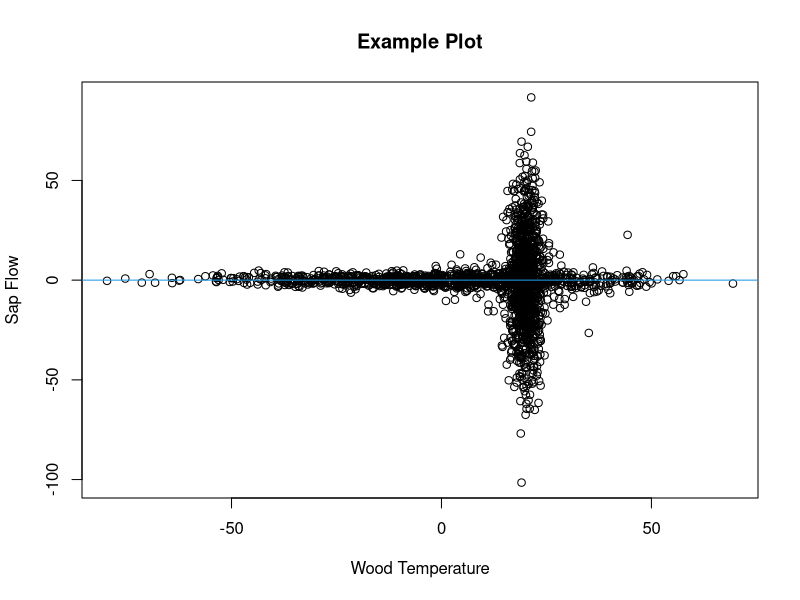

The R script that drew this image: (Note: this script raises an error after producing the figure.)

# Finding Critical Points

# David Moore
# University of New Hampshire Ecohydrology Lab
# May 2023
# davidblakneymoore@gmail.com


# The Explanation

# There are situations where data points, when plotted, cluster around the
# horizontal axis except when they're near a particular value along that axis.
# A picture will help describe this situation.

Predictor_Variable <- c(rnorm(1000, 0, 25), rnorm(1000, 20, 2), rnorm(100, 20, 10))
Response_Variable <- c(rnorm(1000, 0, 2), rnorm(1000, 0, 25), rnorm(100, 0, 10))
Data_Frame <- data.frame(Predictor_Variable = Predictor_Variable, Response_Variable = Response_Variable)
plot(Response_Variable ~ Predictor_Variable, Data_Frame, main = 'Example Plot', xlab = 'Wood Temperature', ylab = 'Sap Flow')
abline(h = 0, col = 4)

# I included this figure in this repository - you can see it if you click on
# 'Example Plot 1'.

# This made-up data mimics what I've seen in my studies on winter-dormant-
# season sap flow, where wood temperature is the predictor variable and sap
# flow is the response variable. At extreme wood temperature values, there is
# essentially no sap flow, but when wood temperature values approach a
# particular value (which is often species-specific), sap flows either upward
# or downward in deciduous hardwoods.

# In these scenarios, the value of the predictor variable at which the response
# variable is most variable is unknown. This value, which I'll call the
# 'critical value', must be identified and likely has physiological
# significance for the tree. Here, I propose a method to estimate these
# critical values.

# To estimate a critical value, I propose to split the plane of the plot up
# into four quadrants. The quadrants will come together at a point on the
# horizontal axis somewhere between the minimum and maximum values of the
# predictor variable.  These quadrants will be delineated by two lines that
# cross on the horizontal axis and that have slopes of equal magnitude but of
# different signs (in other words, the lines that delineate the quadrants are
# reflections of each other about the vertical line that passes through the
# point where the lines delineating the quadrant cross). Again, a figure will
# help to illustrate this concept.

Horizontal_Axis_Intercept_Interval <- 0.1
Slope_Interval <- 0.01
Angles <- seq((0 + Slope_Interval), ((pi / 2) - Slope_Interval), Slope_Interval)
Horizontal_Axis_Intercepts <- seq(min(Data_Frame$Predictor_Variable), max(Data_Frame$Predictor_Variable), by = Horizontal_Axis_Intercept_Interval)
i <- sample(seq_len(length((Horizontal_Axis_Intercepts))), 1)
j <- sample(seq_len(length(Angles)), 1)
Bottommost_Points <- ifelse(Data_Frame$Response_Variable < (tan(Angles[j]) * Data_Frame$Predictor_Variable + (-Horizontal_Axis_Intercepts[i] * tan(Angles[j]))) & Data_Frame$Response_Variable < -(tan(Angles[j]) * Data_Frame$Predictor_Variable + (-Horizontal_Axis_Intercepts[i] * tan(Angles[j]))), T, F)
Leftmost_Regions <- ifelse(Data_Frame$Response_Variable > (tan(Angles[j]) * Data_Frame$Predictor_Variable + (-Horizontal_Axis_Intercepts[i] * tan(Angles[j]))) & Data_Frame$Response_Variable < -(tan(Angles[j]) * Data_Frame$Predictor_Variable + (-Horizontal_Axis_Intercepts[i] * tan(Angles[j]))), T, F)
Topmost_Points <- ifelse(Data_Frame$Response_Variable > (tan(Angles[j]) * Data_Frame$Predictor_Variable + (-Horizontal_Axis_Intercepts[i] * tan(Angles[j]))) & Data_Frame$Response_Variable > -(tan(Angles[j]) * Data_Frame$Predictor_Variable + (-Horizontal_Axis_Intercepts[i] * tan(Angles[j]))), T, F)
Rightmost_Points <- ifelse(Data_Frame$Response_Variable < (tan(Angles[j]) * Data_Frame$Predictor_Variable + (-Horizontal_Axis_Intercepts[i] * tan(Angles[j]))) & Data_Frame$Response_Variable > -(tan(Angles[j]) * Data_Frame$Predictor_Variable + (-Horizontal_Axis_Intercepts[i] * tan(Angles[j]))), T, F)
Bottommost_Points <- Data_Frame[Bottommost_Points, ]
Leftmost_Regions <- Data_Frame[Leftmost_Regions, ]
Topmost_Points <- Data_Frame[Topmost_Points, ]
Rightmost_Points <- Data_Frame[Rightmost_Points, ]
plot(Response_Variable ~ Predictor_Variable, Data_Frame, main = 'Example Plot', xlab = 'Wood Temperature', ylab = 'Sap Flow')
points(Bottommost_Points$Predictor_Variable, Bottommost_Points$Response_Variable, col = 2)
points(Leftmost_Regions$Predictor_Variable, Leftmost_Regions$Response_Variable, col = 3)
points(Topmost_Points$Predictor_Variable, Topmost_Points$Response_Variable, col = 4)
points(Rightmost_Points$Predictor_Variable, Rightmost_Points$Response_Variable, col = 5)
abline(a = (-Horizontal_Axis_Intercepts[i] * tan(Angles[j])), b = (tan(Angles[j])))
abline(a = -(-Horizontal_Axis_Intercepts[i] * tan(Angles[j])), b = -(tan(Angles[j])))
abline(h = 0)

# To find the critical value, two processes will happen. First, the lines
# delineating the quadrants will start at the leftmost data point and
# incrementally move rightward along the horizontal axis. Second, at each of
# the horizontal axis intercepts where these two lines meet, the angles of
# these lines will vary incrementally from 0 to pi / 2. For each combination of
# horizontal axis intercept and angle, a least-squares value will be
# calculated. This least-squares value will be the sum of the squared residuals
# from the topmost and bottommost quadrants (these residuals are the difference
# between the data points in these two quadrants and the vertical line that
# passes through the point where the lines delineating the quadrants cross)
# taken together and from the leftmost and rightmost quadrants (these residuals
# are the difference between the data points in these two quadrants and the
# horizontal axis) taken together. The critical point will be the value of the
# predictor variable that generates the minimum least-squares value.

# This function takes five arguments. The first two are required.

# The 'Predictor_Variable' argument specifies which variable will be treated as
# the variable on the horizontal axis. If the 'Data_Frame' argument is used to
# specify a data frame containing the predictor variable column, the
# 'Predictor_Variable' argument should not be written as a character string (it
# should not be surrounded by quotation marks). If the 'Data_Frame' argument is
# not used, the 'Predictor_Variable' argument should  be written as a character
# string, surrounded by quotation marks. This argument must be numeric and of
# the same length as the 'Response_Variable' argument.

# The 'Response_Variable' argument specifies which variable will be treated as
# the variable on the vertical axis. If the 'Data_Frame' argument is used to
# specify a data frame containing the response variable column, the
# 'Response_Variable' argument should not be written as a character string (it
# should not be surrounded by quotation marks). If the 'Data_Frame' argument is
# not used, the 'Response_Variable' argument should  be written as a character
# string, surrounded by quotation marks. This argument must be numeric and of
# the same length as the 'Predictor_Variable' argument.

# The 'Data_Frame' argument is optional and can be used to identify an object
# of class 'data.frame' that contains both the predictor and response
# variables.

# The 'Slope_Interval' argument specifies, in radians, how gradually slopes
# (angles) should increase from 0 to pi / 2. Smaller 'Slope_Interval' values
# will cause the function to take longer to run but will lead to more accurate
# critical values. This argument must be numeric, of length 1, and between 0
# and pi / 2.

# The 'Horizontal_Axis_Intercept_Interval' argument specifies, in whatever
# units the predictor variable is in, how gradually the quadrants shift from
# right to left. Smaller 'Horizontal_Axis_Intercept_Interval' values will cause
# the function to take longer to run but will lead to more accurate critical
# values. This argument must be numeric, of length 1, and between 0
# and the domain of the predictor variable.


# The Function

Function_for_Finding_the_Critical_Point <- function (Predictor_Variable, Response_Variable, Data_Frame, Slope_Interval = 0.01, Horizontal_Axis_Intercept_Interval = 0.1) {
  if (is.null(Data_Frame)) {
    if (!is.numeric(Predictor_Variable) | !is.numeric(Response_Variable)) {
      stop ("'Predictor_Variable' and 'Response_Variable' must be numeric variables.")
    }
    if (length(Predictor_Variable) != length(Response_Variable)) {
      stop ("'Predictor_Variable' and 'Response_Variable' must be of the same length.")
    }
    Predictor_Variable_Name <- deparse(substitute(Predictor_Variable))
    Response_Variable_Name <- deparse(substitute(Response_Variable))
    Data_Frame <- data.frame(Predictor_Variable = Predictor_Variable, Response_Variable = Response_Variable)
  } else if (!is.null(Data_Frame)) {
    if (class(Data_Frame) != 'data.frame') {
      stop ("'Data_Frame' must be of class 'data.frame'.")
    }
    Predictor_Variable_Name <- deparse(substitute(Predictor_Variable))
    Response_Variable_Name <- deparse(substitute(Response_Variable))
    Predictor_Variable <- Data_Frame[, deparse(substitute(Predictor_Variable))]
    Response_Variable <- Data_Frame[, deparse(substitute(Response_Variable))]
    if (!is.numeric(Predictor_Variable) | !is.numeric(Response_Variable)) {
      stop ("'Predictor_Variable' and 'Response_Variable' must be numeric variables.")
    }
    if (length(Predictor_Variable) != length(Response_Variable)) {
      stop ("'Predictor_Variable' and 'Response_Variable' must be of the same length.")
    }
    Data_Frame <- data.frame(Predictor_Variable = Predictor_Variable, Response_Variable = Response_Variable)
  }
  if (!is.numeric(Horizontal_Axis_Intercept_Interval)) {
    stop ("'Horizontal_Axis_Intercept_Interval' must be numeric.")
  }
  if (length(Horizontal_Axis_Intercept_Interval) != 1) {
    stop ("'Horizontal_Axis_Intercept_Interval' must be a single value.")
  }
  if (Horizontal_Axis_Intercept_Interval <= 0 | Horizontal_Axis_Intercept_Interval >= (max(Data_Frame$Predictor_Variable) - min(Data_Frame$Predictor_Variable))) {
    stop ("'Intercept_Interval' must be greater than 0 and smaller than the difference between the maximum and minimum values of the predictor variable.")
  }
  if (!is.numeric(Slope_Interval)) {
    stop ("'Slope_Interval' must be numeric.")
  }
  if (length(Slope_Interval) != 1) {
    stop ("'Slope_Interval' must be a single value.")
  }
  if (Slope_Interval <= 0 | Slope_Interval >= pi / 2) {
    stop ("'Slope_Interval' must be greater than 0 and less than pi / 2.")
  }
  Angles <- seq((0 + Slope_Interval), ((pi / 2) - Slope_Interval), Slope_Interval)
  Horizontal_Axis_Intercepts <- seq(min(Data_Frame$Predictor_Variable), max(Data_Frame$Predictor_Variable), by = Horizontal_Axis_Intercept_Interval)
  Output <- list(NULL)
  k <- 1
  for (i in seq_len(length(Horizontal_Axis_Intercepts))) {
    for (j in seq_len(length(Angles))) {
      Bottommost_Points <- ifelse(Data_Frame$Response_Variable < (tan(Angles[j]) * Data_Frame$Predictor_Variable + (-Horizontal_Axis_Intercepts[i] * tan(Angles[j]))) & Data_Frame$Response_Variable < -(tan(Angles[j]) * Data_Frame$Predictor_Variable + (-Horizontal_Axis_Intercepts[i] * tan(Angles[j]))), T, F)
      Leftmost_Regions <- ifelse(Data_Frame$Response_Variable > (tan(Angles[j]) * Data_Frame$Predictor_Variable + (-Horizontal_Axis_Intercepts[i] * tan(Angles[j]))) & Data_Frame$Response_Variable < -(tan(Angles[j]) * Data_Frame$Predictor_Variable + (-Horizontal_Axis_Intercepts[i] * tan(Angles[j]))), T, F)
      Topmost_Points <- ifelse(Data_Frame$Response_Variable > (tan(Angles[j]) * Data_Frame$Predictor_Variable + (-Horizontal_Axis_Intercepts[i] * tan(Angles[j]))) & Data_Frame$Response_Variable > -(tan(Angles[j]) * Data_Frame$Predictor_Variable + (-Horizontal_Axis_Intercepts[i] * tan(Angles[j]))), T, F)
      Rightmost_Points <- ifelse(Data_Frame$Response_Variable < (tan(Angles[j]) * Data_Frame$Predictor_Variable + (-Horizontal_Axis_Intercepts[i] * tan(Angles[j]))) & Data_Frame$Response_Variable > -(tan(Angles[j]) * Data_Frame$Predictor_Variable + (-Horizontal_Axis_Intercepts[i] * tan(Angles[j]))), T, F)
      Vertical_Points <- Data_Frame[Bottommost_Points | Topmost_Points, ]
      Vertical_Sum_of_Squared_Residuals <- sum((Vertical_Points$Predictor_Variable - Horizontal_Axis_Intercepts[i]) ^ 2)
      Horizontal_Points <- Data_Frame[Leftmost_Regions | Rightmost_Points, ]
      Horizontal_Sum_of_Squared_Residuals <- sum((Horizontal_Points$Response_Variable) ^ 2)
      Overall_Sum_of_Squared_Residuals <- Vertical_Sum_of_Squared_Residuals + Horizontal_Sum_of_Squared_Residuals
      Output[[k]] <- list(Horizontal_Axis_Intercept = Horizontal_Axis_Intercepts[i], Angle = Angles[j], Overall_Sum_of_Squared_Residuals = Overall_Sum_of_Squared_Residuals, Bottommost_Points_List = Data_Frame[Bottommost_Points, ], Leftmost_Points_List = Data_Frame[Leftmost_Regions, ], Topmost_Points_List = Data_Frame[Topmost_Points, ], Rightmost_Points_List = Data_Frame[Rightmost_Points, ], Vertical_Points = Vertical_Points, Horizontal_Points = Horizontal_Points)
      k <- k + 1
    }
  }
  Output[[which.min(sapply(Output, `[`, 'Overall_Sum_of_Squared_Residuals'))]]
}


# An Example

# Let's see if we can identify the critical point for the made-up data we
# generated in the 'The Explanation' section.

(Critical_Point <- Function_for_Finding_the_Critical_Point(Predictor_Variable, Response_Variable, Data_Frame))
plot(Response_Variable ~ Predictor_Variable, Data_Frame, main = 'Example Plot', xlab = 'Wood Temperature', ylab = 'Sap Flow')
abline(v = Critical_Point$Horizontal_Axis_Intercept, col = 4)

# I think the function did a nice job!
